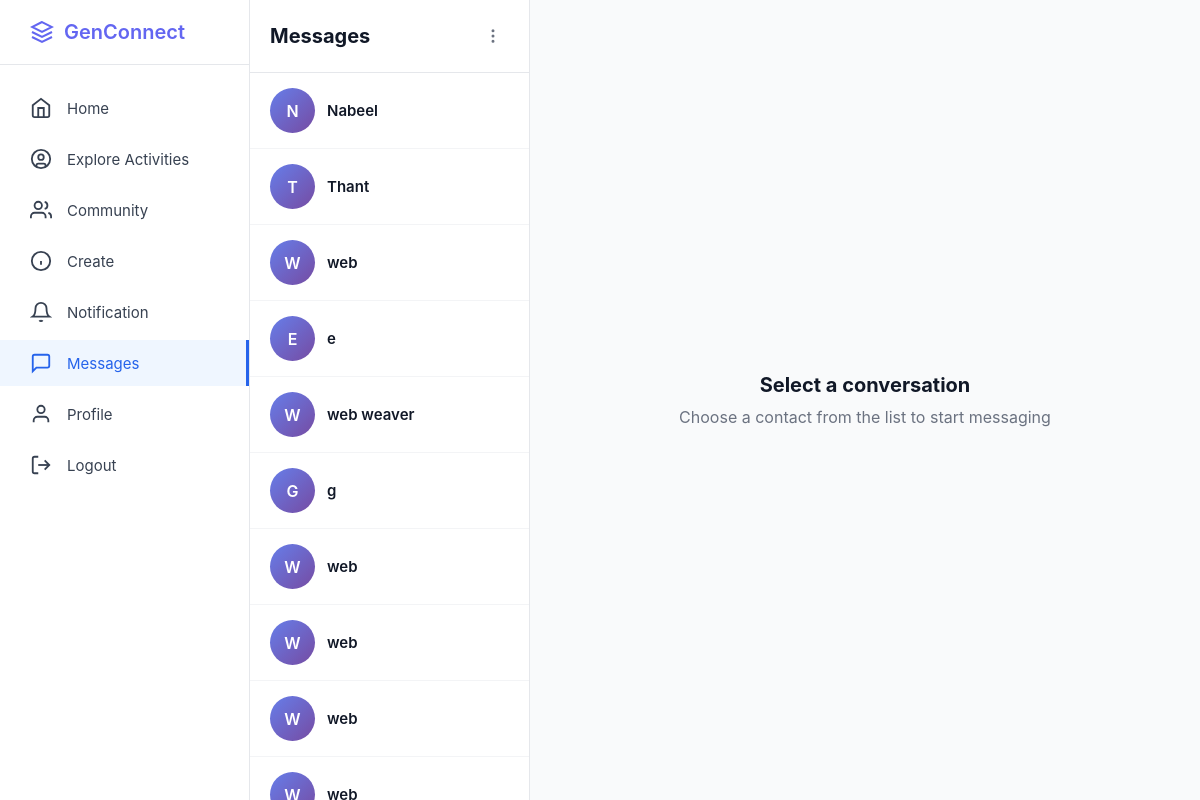
Page /messages (signed in) on the committed database.
### app.py (models this page shows, shortened)
class User(db.Model):
    __tablename__ = 'users'
    id = db.Column(db.Integer, primary_key=True)
    username = db.Column(db.String(80), unique=True, nullable=False)
    email = db.Column(db.String(120), unique=True, nullable=False)
    fullname = db.Column(db.String(100), nullable=True)
    password_hash = db.Column(db.String(255), nullable=False)
    bio = db.Column(db.Text, nullable=True)
    interests = db.Column(db.String(255), nullable=True)
    profile_picture = db.Column(db.String(255), default='default.jpg')
    banner_image = db.Column(db.String(255), default='default_banner.jpg')
    member_type = db.Column(db.String(50), default='Youth Member')
    created_at = db.Column(db.DateTime, default=datetime.utcnow)
    posts = db.relationship('Post', backref='author', lazy=True, cascade='all, delete-orphan')
    comments = db.relationship('Comment', backref='author', lazy=True, cascade='all, delete-orphan')
    likes = db.relationship('Like', backref='user', lazy=True, cascade='all, delete-orphan')
    community_memberships = db.relationship('CommunityMember', backref='user', lazy=True, cascade='all, delete-orphan')
    sent_messages = db.relationship('Message', foreign_keys='Message.sender_id', backref='sender', lazy='dynamic', cascade='all, delete-orphan')
    received_messages = db.relationship('Message', foreign_keys='Message.receiver_id', backref='receiver', lazy='dynamic', cascade='all, delete-orphan')
    contacts_initiated = db.relationship('Contact', foreign_keys='Contact.user_id', backref='user', lazy='dynamic', cascade='all, delete-orphan')
    contacts_received = db.relationship('Contact', foreign_keys='Contact.contact_user_id', backref='contact_user', lazy='dynamic', cascade='all, delete-orphan')
    followers = db.relationship('Follow', foreign_keys='Follow.followed_id', backref='followed_user', lazy='dynamic', cascade='all, delete-orphan')
    following = db.relationship('Follow', foreign_keys='Follow.follower_id', backref='follower_user', lazy='dynamic', cascade='all, delete-orphan')
    def get_contacts(self):
        contacts = Contact.query.filter(or_(and_(Contact.user_id == self.id, Contact.status == 'accepted'), and_(Contact.contact_user_id == self.id, Contact.status == 'accepted'))).all()
        contact_users = []
        for contact in contacts:
            if contact.user_id == self.id: contact_users.append(contact.contact_user)
            else: contact_users.append(contact.user)
        return contact_users

class Community(db.Model):
    __tablename__ = 'communities'
    id = db.Column(db.Integer, primary_key=True)
    name = db.Column(db.String(100), nullable=False)
    description = db.Column(db.Text, nullable=True)
    image_url = db.Column(db.String(255), nullable=True)
    creator_id = db.Column(db.Integer, db.ForeignKey('users.id'), nullable=False)
    created_at = db.Column(db.DateTime, default=datetime.utcnow)
    memberships = db.relationship('CommunityMember', backref='community', lazy=True, cascade='all, delete-orphan')

### app.py (the view)
@app.route('/messages')
def messages():
    if 'user_id' not in session: return redirect(url_for('login'))
    current_user = User.query.get(session['user_id'])
    if not current_user: return redirect(url_for('login'))
    contacts = current_user.get_contacts()
    groups = Community.query.join(CommunityMember).filter(CommunityMember.user_id == current_user.id).all()
    conversations = []
    for c in contacts: conversations.append({'id': c.id, 'name': c.username, 'is_group': False})
    for g in groups: conversations.append({'id': g.id, 'name': g.name, 'is_group': True})
    return render_template('messages.html', conversations=conversations, current_user=current_user, contacts=contacts)

### templates/messages.html (shortened to what this page needs)
<!DOCTYPE html>
<html lang="en">
<head>
</head>
<body>
<div class="container">
    <aside class="sidebar">
        <div class="sidebar-logo">
            <a href="/" class="logo">
                <svg width="24" height="24" viewBox="0 0 24 24" fill="none" stroke="currentColor" stroke-width="2"><path d="M12 2L2 7l10 5 10-5-10-5z"/><path d="M2 17l10 5 10-5"/><path d="M2 12l10 5 10-5"/></svg><span>GenConnect</span>
            </a>
        </div>
        <ul class="sidebar-nav">
            <li><a href="/home"><svg width="22" height="22" viewBox="0 0 24 24" fill="none" stroke="currentColor" stroke-width="2"><path d="m3 9 9-7 9 7v11a2 2 0 0 1-2 2H5a2 2 0 0 1-2-2z"/><polyline points="9 22 9 12 15 12 15 22"/></svg><span>Home</span></a></li>
            <li><a href="#"><svg width="22" height="22" viewBox="0 0 24 24" fill="none" stroke="currentColor" stroke-width="2"><circle cx="12" cy="12" r="10"/><circle cx="12" cy="10" r="3"/><path d="M7 20.662V19a2 2 0 0 1 2-2h6a2 2 0 0 1 2 2v1.662"/></svg><span>Explore Activities</span></a></li>
            <li><a href="#"><svg width="22" height="22" viewBox="0 0 24 24" fill="none" stroke="currentColor" stroke-width="2"><path d="M17 21v-2a4 4 0 0 0-4-4H5a4 4 0 0 0-4 4v2"/><circle cx="9" cy="7" r="4"/><path d="M23 21v-2a4 4 0 0 0-3-3.87"/><path d="M16 3.13a4 4 0 0 1 0 7.75"/></svg><span>Community</span></a></li>
            <li><a href="#"><svg width="22" height="22" viewBox="0 0 24 24" fill="none" stroke="currentColor" stroke-width="2"><circle cx="12" cy="12" r="10"/><line x1="12" y1="16" x2="12" y2="12"/><line x1="12" y1="8" x2="12.01" y2="8"/></svg><span>Create</span></a></li>
            <li><a href="#"><svg width="22" height="22" viewBox="0 0 24 24" fill="none" stroke="currentColor" stroke-width="2"><path d="M18 8A6 6 0 0 0 6 8c0 7-3 9-3 9h18s-3-2-3-9"/><path d="M13.73 21a2 2 0 0 1-3.46 0"/></svg><span>Notification</span></a></li>
            <li><a href="/messages" class="active"><svg width="22" height="22" viewBox="0 0 24 24" fill="none" stroke="currentColor" stroke-width="2"><path d="M21 15a2 2 0 0 1-2 2H7l-4 4V5a2 2 0 0 1 2-2h14a2 2 0 0 1 2 2z"/></svg><span>Messages</span></a></li>
            <li><a href="/profile"><svg width="22" height="22" viewBox="0 0 24 24" fill="none" stroke="currentColor" stroke-width="2"><path d="M20 21v-2a4 4 0 0 0-4-4H8a4 4 0 0 0-4 4v2"/><circle cx="12" cy="7" r="4"/></svg><span>Profile</span></a></li>
            <li><a href="/logout"><svg width="22" height="22" viewBox="0 0 24 24" fill="none" stroke="currentColor" stroke-width="2"><path d="M9 21H5a2 2 0 0 1-2-2V5a2 2 0 0 1 2-2h4"/><polyline points="16 17 21 12 16 7"/><line x1="21" y1="12" x2="9" y2="12"/></svg><span>Logout</span></a></li>
        </ul>
    </aside>
    <div class="messages-container">
        <div class="conversations-sidebar">
            <div class="conversations-header">
                <h2>Messages</h2>
                <div class="header-icon" id="conversationMenuBtn" title="More Options"><svg width="18" height="18" viewBox="0 0 24 24" fill="none" stroke="currentColor" stroke-width="2"><circle cx="12" cy="12" r="1"/><circle cx="12" cy="5" r="1"/><circle cx="12" cy="19" r="1"/></svg></div>
            </div>
            <div class="conversations-list">
                {% if conversations %}
                    {% for conv in conversations %}
                    <a href="/messages/{{ conv.id }}?is_group={{ 'true' if conv.is_group else 'false' }}"
                       class="conversation-item">
                        <div class="conversation-avatar">{{ conv.name[0].upper() }}</div>
                        <div class="conversation-name">{{ conv.name }}</div>
                    </a>
                    {% endfor %}
                {% else %}
                    <div style="padding: 20px; text-align: center; color: #9ca3af;">No conversations yet.</div>
                {% endif %}
            </div>
        </div>
        <div class="empty-state">
            <h3>Select a conversation</h3>
            <p>Choose a contact from the list to start messaging</p>
        </div>
    </div>
</div>
</body>
</html>

### templates/messages.html (style rules this page uses)
* { margin: 0; padding: 0; box-sizing: border-box; }
body { font-family: -apple-system, BlinkMacSystemFont, 'Segoe UI', Roboto, sans-serif; background-color: #f5f5f5; }
.container { display: flex; height: 100vh; }
.sidebar { position: fixed; left: 0; top: 0; width: 250px; height: 100vh; background-color: white; border-right: 1px solid #e5e7eb; padding: 20px 0; z-index: 100; }
.sidebar-logo { padding: 0 30px 20px; border-bottom: 1px solid #e5e7eb; margin-bottom: 20px; }
.logo { display: flex; align-items: center; gap: 10px; font-size: 20px; font-weight: 600; color: #6366f1; text-decoration: none; }
.sidebar-nav { list-style: none; }
.sidebar-nav li { margin: 5px 0; }
.sidebar-nav a { display: flex; align-items: center; gap: 15px; padding: 12px 30px; text-decoration: none; color: #374151; transition: all 0.2s; font-size: 15px; }
.sidebar-nav a.active { background-color: #eff6ff; color: #2563eb; border-right: 3px solid #2563eb; }
.sidebar-nav svg { width: 22px; height: 22px; }
.messages-container { margin-left: 250px; flex: 1; display: flex; height: 100vh; background-color: #f9fafb; }
.conversations-sidebar { width: 280px; background: white; border-right: 1px solid #e5e7eb; display: flex; flex-direction: column; position: relative; }
.conversations-header { padding: 20px; border-bottom: 1px solid #e5e7eb; display: flex; justify-content: space-between; align-items: center; }
.conversations-header h2 { font-size: 20px; font-weight: 700; color: #111827; }
.header-icon { width: 32px; height: 32px; border-radius: 50%; display: flex; align-items: center; justify-content: center; cursor: pointer; transition: background-color 0.2s; color: #6b7280; }
.conversations-list { overflow-y: auto; flex: 1; }
.conversation-item { display: flex; align-items: center; gap: 12px; padding: 15px 20px; border-bottom: 1px solid #f3f4f6; text-decoration: none; color: inherit; cursor: pointer; }
.conversation-avatar { width: 45px; height: 45px; border-radius: 50%; background: linear-gradient(135deg, #667eea 0%, #764ba2 100%); display: flex; align-items: center; justify-content: center; color: white; font-weight: 600; font-size: 16px; flex-shrink: 0; }
.conversation-name { font-weight: 600; color: #111827; font-size: 15px; }
.empty-state { flex: 1; display: flex; flex-direction: column; align-items: center; justify-content: center; padding: 40px; text-align: center; }
.empty-state h3 { font-size: 20px; color: #111827; margin-bottom: 10px; }
.empty-state p { color: #6b7280; }

### rows in the picture
User: username "N", name "Nabeel"
User: username "T", name "Thant"
Community: name "W", name "web"
Community: name "W", name "web weaver"
Community: name "W", name "web"
Community: name "W", name "web"
Community: name "W", name "web"

### other values in the picture
{{ conv.name[0].upper() }} "E" "G"
{{ conv.name }} "e" "g"
